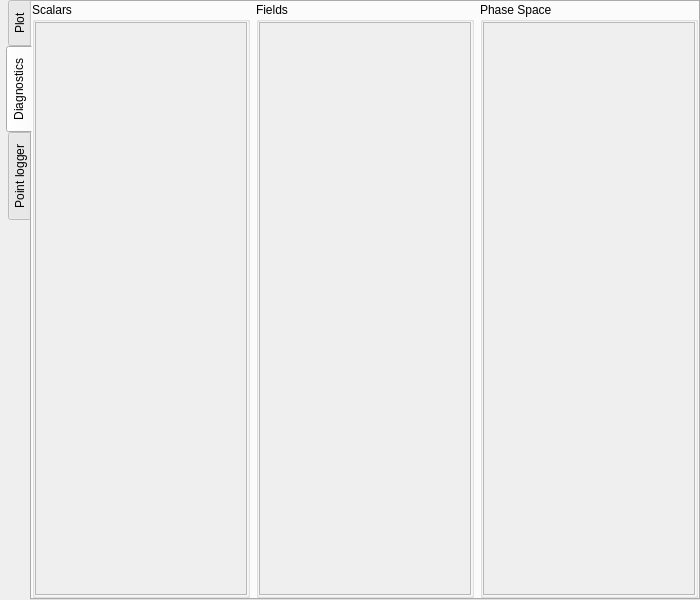
<?xml version="1.0" encoding="UTF-8"?>
<ui version="4.0">
 <class>Form</class>
 <widget class="QWidget" name="Form">
  <property name="geometry">
   <rect>
    <x>0</x>
    <y>0</y>
    <width>700</width>
    <height>600</height>
   </rect>
  </property>
  <property name="windowTitle">
   <string>Form</string>
  </property>
  <layout class="QVBoxLayout" name="verticalLayout">
   <property name="leftMargin">
    <number>6</number>
   </property>
   <property name="topMargin">
    <number>0</number>
   </property>
   <property name="rightMargin">
    <number>0</number>
   </property>
   <property name="bottomMargin">
    <number>0</number>
   </property>
   <item>
    <widget class="QTabWidget" name="tabWidget">
     <property name="tabPosition">
      <enum>QTabWidget::West</enum>
     </property>
     <property name="currentIndex">
      <number>1</number>
     </property>
     <widget class="QWidget" name="Plot">
      <attribute name="title">
       <string>Plot</string>
      </attribute>
      <layout class="QVBoxLayout" name="verticalLayout_2" stretch="1,0">
       <property name="spacing">
        <number>0</number>
       </property>
       <property name="margin">
        <number>0</number>
       </property>
       <item>
        <layout class="QVBoxLayout" name="plotLayout"/>
       </item>
       <item>
        <widget class="QWidget" name="widget" native="true">
         <property name="font">
          <font>
           <pointsize>10</pointsize>
           <weight>50</weight>
           <bold>false</bold>
          </font>
         </property>
         <layout class="QHBoxLayout" name="horizontalLayout" stretch="2,0,0,1,0,0">
          <property name="margin">
           <number>0</number>
          </property>
          <item>
           <widget class="QSlider" name="slider">
            <property name="font">
             <font>
              <pointsize>10</pointsize>
              <weight>50</weight>
              <bold>false</bold>
             </font>
            </property>
            <property name="orientation">
             <enum>Qt::Horizontal</enum>
            </property>
           </widget>
          </item>
          <item>
           <widget class="QToolButton" name="reload">
            <property name="text">
             <string>R</string>
            </property>
           </widget>
          </item>
          <item>
           <widget class="QSpinBox" name="spinStep">
            <property name="keyboardTracking">
             <bool>false</bool>
            </property>
            <property name="prefix">
             <string/>
            </property>
           </widget>
          </item>
          <item>
           <widget class="QLineEdit" name="pos">
            <property name="readOnly">
             <bool>true</bool>
            </property>
           </widget>
          </item>
          <item>
           <widget class="QCheckBox" name="autoScale">
            <property name="text">
             <string>Auto</string>
            </property>
           </widget>
          </item>
          <item>
           <widget class="QCheckBox" name="saveImages">
            <property name="text">
             <string>Save</string>
            </property>
           </widget>
          </item>
         </layout>
        </widget>
       </item>
      </layout>
     </widget>
     <widget class="QWidget" name="Diags">
      <attribute name="title">
       <string>Diagnostics</string>
      </attribute>
      <layout class="QHBoxLayout" name="horizontalLayout_2" stretch="1,1,1">
       <property name="margin">
        <number>0</number>
       </property>
       <item>
        <widget class="QGroupBox" name="scalars">
         <property name="title">
          <string>Scalars</string>
         </property>
         <layout class="QVBoxLayout" name="verticalLayout_4">
          <property name="margin">
           <number>0</number>
          </property>
          <item>
           <widget class="QScrollArea" name="scrollArea">
            <property name="widgetResizable">
             <bool>true</bool>
            </property>
            <widget class="QWidget" name="scrollAreaWidgetContents">
             <property name="geometry">
              <rect>
               <x>0</x>
               <y>0</y>
               <width>164</width>
               <height>546</height>
              </rect>
             </property>
             <layout class="QVBoxLayout" name="verticalLayout_5">
              <property name="margin">
               <number>0</number>
              </property>
              <item>
               <layout class="QVBoxLayout" name="layoutScalars"/>
              </item>
             </layout>
            </widget>
           </widget>
          </item>
         </layout>
        </widget>
       </item>
       <item>
        <widget class="QGroupBox" name="fields">
         <property name="title">
          <string>Fields</string>
         </property>
         <layout class="QGridLayout" name="gridLayout">
          <property name="margin">
           <number>0</number>
          </property>
          <item row="0" column="0">
           <widget class="QScrollArea" name="scrollArea_2">
            <property name="widgetResizable">
             <bool>true</bool>
            </property>
            <widget class="QWidget" name="scrollAreaWidgetContents_2">
             <property name="geometry">
              <rect>
               <x>0</x>
               <y>0</y>
               <width>165</width>
               <height>546</height>
              </rect>
             </property>
             <layout class="QVBoxLayout" name="verticalLayout_6">
              <property name="margin">
               <number>0</number>
              </property>
              <item>
               <layout class="QVBoxLayout" name="layoutFields"/>
              </item>
             </layout>
            </widget>
           </widget>
          </item>
         </layout>
        </widget>
       </item>
       <item>
        <widget class="QGroupBox" name="phase">
         <property name="title">
          <string>Phase Space</string>
         </property>
         <layout class="QGridLayout" name="gridLayout_2">
          <property name="margin">
           <number>0</number>
          </property>
          <item row="0" column="0">
           <widget class="QScrollArea" name="scrollArea_3">
            <property name="widgetResizable">
             <bool>true</bool>
            </property>
            <widget class="QWidget" name="scrollAreaWidgetContents_3">
             <property name="geometry">
              <rect>
               <x>0</x>
               <y>0</y>
               <width>164</width>
               <height>546</height>
              </rect>
             </property>
             <layout class="QVBoxLayout" name="verticalLayout_8">
              <property name="margin">
               <number>0</number>
              </property>
              <item>
               <layout class="QVBoxLayout" name="layoutPhase"/>
              </item>
             </layout>
            </widget>
           </widget>
          </item>
         </layout>
        </widget>
       </item>
      </layout>
     </widget>
     <widget class="QWidget" name="log">
      <attribute name="title">
       <string>Point logger</string>
      </attribute>
      <layout class="QGridLayout" name="gridLayout_3">
       <property name="margin">
        <number>0</number>
       </property>
       <item row="0" column="0">
        <widget class="QLabel" name="label">
         <property name="text">
          <string>Shift-click to append points here</string>
         </property>
        </widget>
       </item>
       <item row="0" column="1">
        <widget class="QToolButton" name="savePoints">
         <property name="text">
          <string>Save</string>
         </property>
        </widget>
       </item>
       <item row="1" column="0" colspan="2">
        <widget class="QPlainTextEdit" name="logger"/>
       </item>
      </layout>
     </widget>
    </widget>
   </item>
  </layout>
 </widget>
 <resources/>
 <connections/>
</ui>
